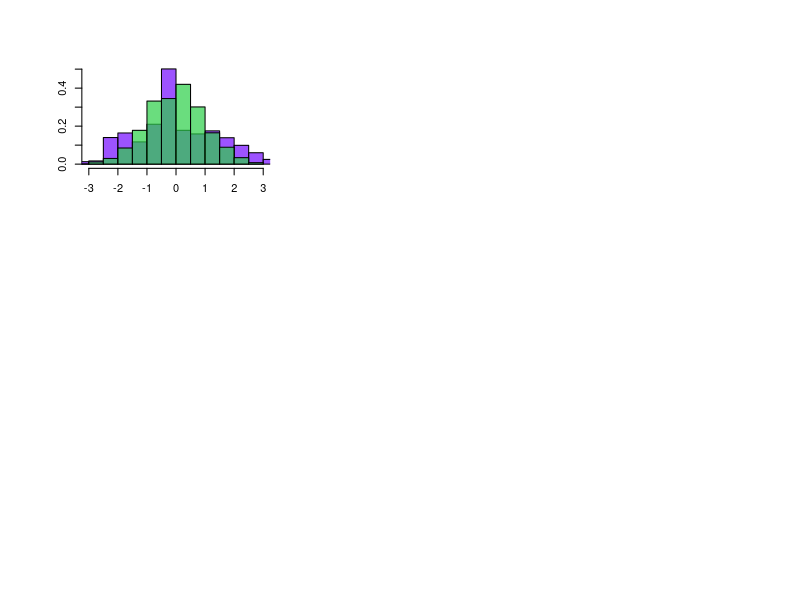

Source code (R): (Note: this script raises an error after producing the figure.)
# use histograms to show the distribution of normalised thinned estimates 
# is standard normal

# Thinning function for one dimensional process which statistic being intensity
thinning_thm3_median <- function(data, thinning_param, alpha, R=99) {
  normalised_medians <- c()
  medians <- c()
  for (i in 1:R) {
    # thinning the given process
    unif <- runif(length(data), 0, 1)
    thinned_p <- data[which(unif < thinning_param)]
    r <- length(thinned_p)
    d <- length(data) - r
    # calculating jackknife histogram
    lambda_hat <- mean(data)
    lambda_hat_s <- mean(thinned_p)
    median_hat <- lambda_hat + 1/3 - 1/(50*lambda_hat)
    median_hat_s <- lambda_hat_s + 1/3 - 1/(50*lambda_hat_s)
    j <- (median_hat_s - median_hat)*sqrt(length(data) * r/d)
    medians <- c(medians,median_hat_s)
    normalised_medians <- c(normalised_medians, j)
  }
  normalised_medians[is.nan(normalised_medians)] <- 0 # subprocesses can have 0 points with low thinning param
  medians[is.nan(medians)] <- 0
  normalised_medians <- normalised_medians / sqrt(50)
  return(normalised_medians)
}

# grid of plots
par(mfrow = c(3, 3))
op <- par(mfrow = c(3,3),
          oma = c(5,4,2,1) + 0.1,
          mar = c(2,2,2,2) + 0.1)

# Homogenous Poisson Process (independent)
for (thinning_param in c(0.2,0.5,0.8)) {
  R <- 2000
  ns <- c(10,20,500)
  for (n in ns) {
    # homogenous poisson with mean 50
    p <- rpois(n,50)
    npoint <- length(p)
    # obtaining jackknife histogram
    thinned_estimates <- thinning_thm3_median(p, thinning_param, 0.05, R=R)
    normal_dist <- rnorm(R, 0, 1)
    # histograms to observe convergence in distribution
    standard <- hist(normal_dist, plot = FALSE)
    thin_hist <- hist(thinned_estimates, plot = FALSE)
    if (n<1000) {
      plot(thin_hist, col =rgb(116/255,10/255,255/255,alpha=0.7), freq=FALSE,main="",xlab="",ylab="",cex.lab=1.5,ylim=c(0,0.55),xlim=c(-3,3))
      plot(standard, col = rgb(43/255,206/255,72/255,alpha=0.7),freq=FALSE,main="", ylab = "", xlab="",add=TRUE)
      txt <- paste0("$n = ",n,", p = ",thinning_param,"$")
      title(TeX(txt), line=0.5, cex.main=1.5)
    } else{
      plot(thin_hist, col =rgb(116/255,10/255,255/255,alpha=0.7), freq=FALSE,main="",xlab="",ylab="",cex.lab=1.5)
      plot(standard, col = rgb(43/255,206/255,72/255,alpha=0.7),freq=FALSE,main="", ylab = "", xlab="",add=TRUE)
      txt <- paste0("$n = ",n,", p = ",thinning_param,"$")
      title(TeX(txt), line=0.5, cex.main=1.5)
    }
    
  }
}
txt <- paste0("Estimating Median of Poisson Distribution")
title(TeX(txt),line=1,outer=TRUE, cex.main=1.6)
title(xlab="Estimates", ylab="Density", outer=TRUE, line=1, cex.lab=1.5)
legend(-15.6,2.42,legend = c("Thinned Estimates", "Standard Normal"), col = c(rgb(116/255,10/255,255/255,alpha=0.7),rgb(43/255,206/255,72/255,alpha=0.7)), lwd = 5, horiz = TRUE, cex = 1.3, seg.len=1, bty = 'n',xpd=NA)
par(op)

